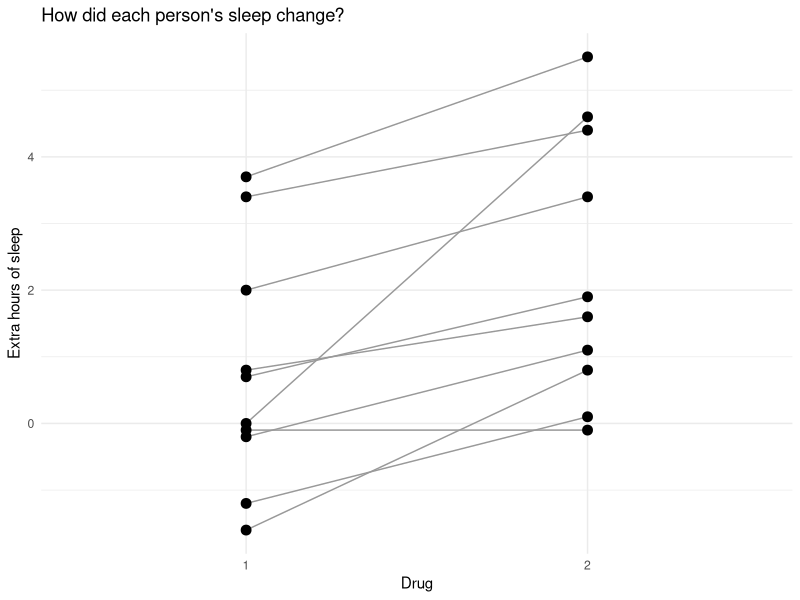
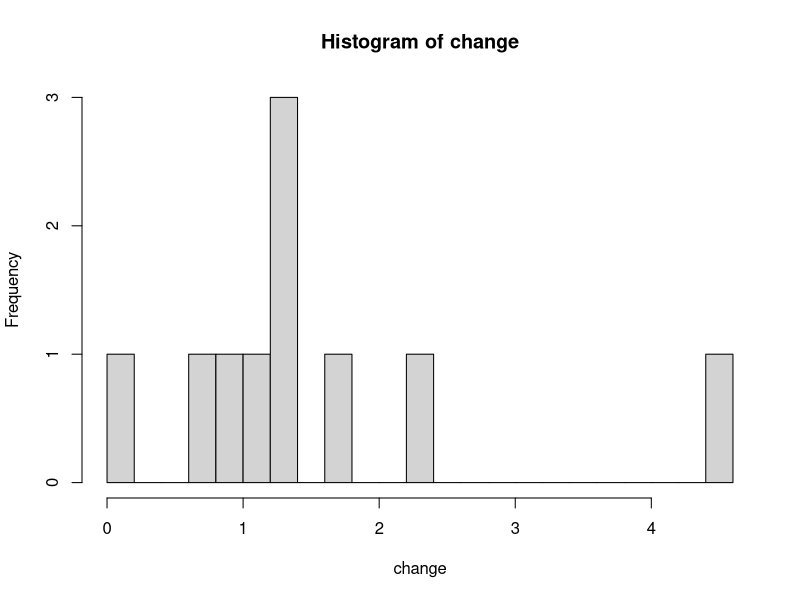
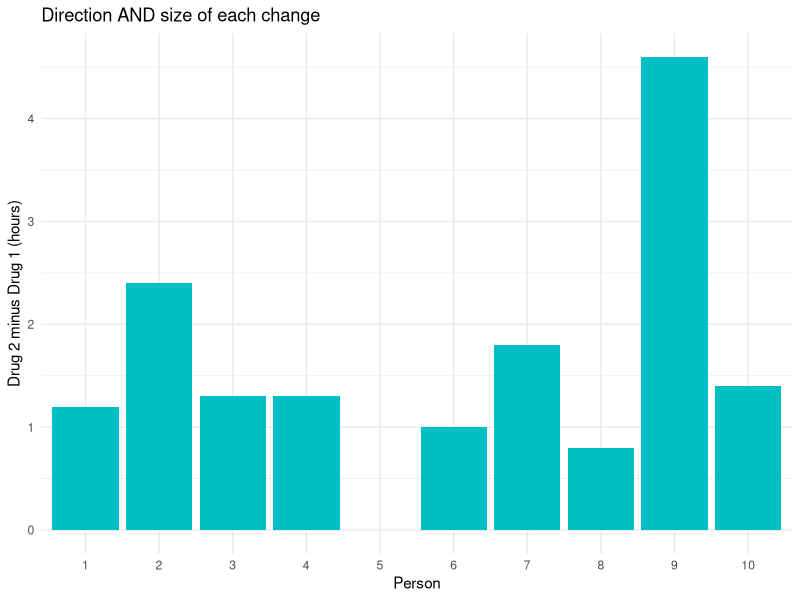
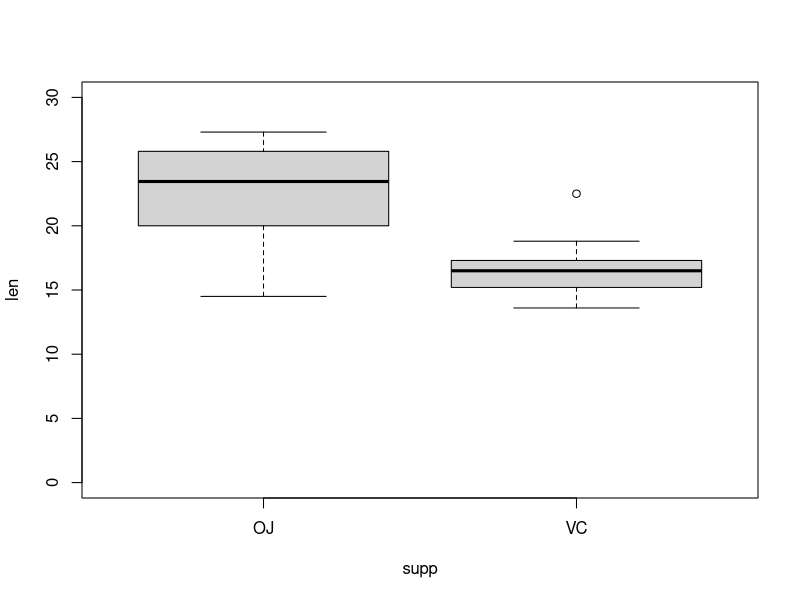
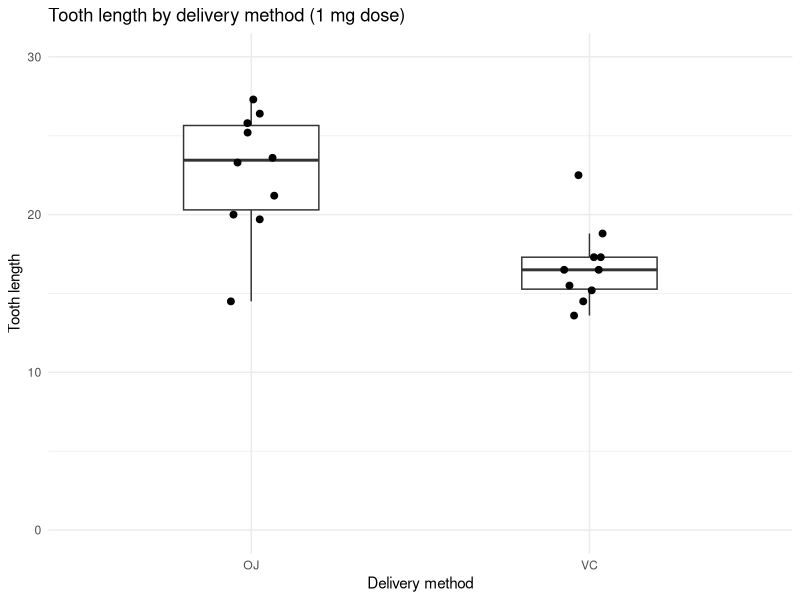
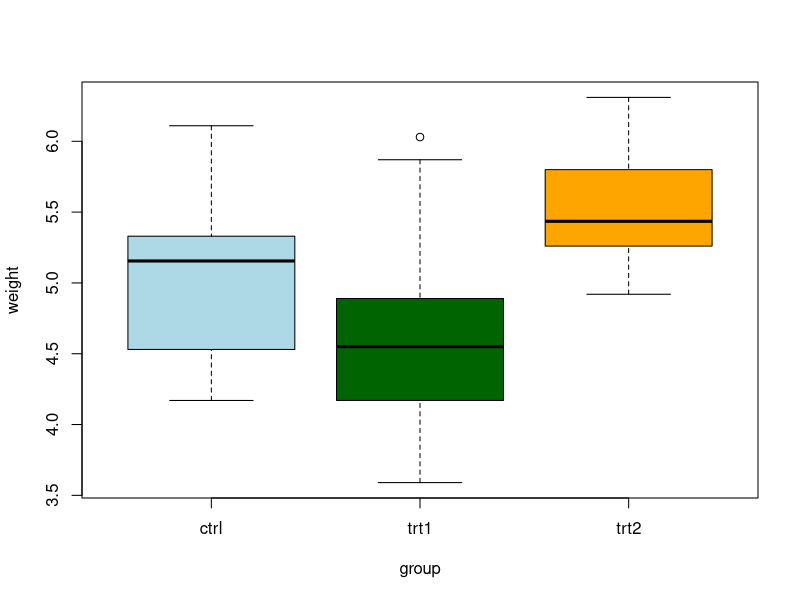
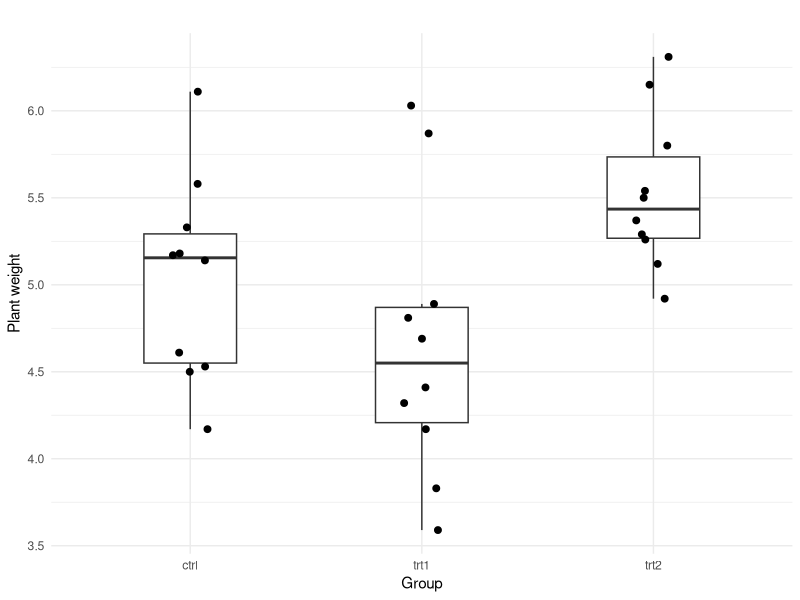
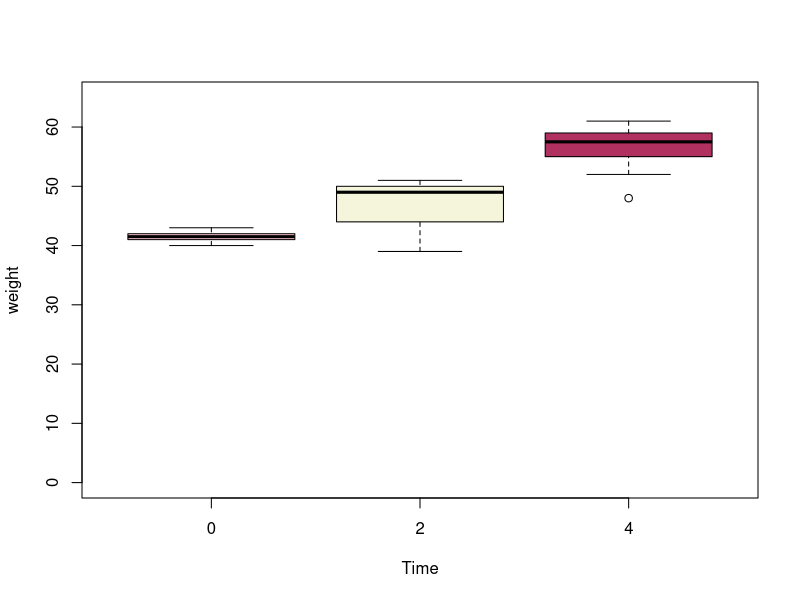

R code for these plots, in order: (Note: this script raises an error after producing the figures.)
# PSY 300: Nonparametric tests
# November 19, 2026

library(ggplot2)

# ------------------------------------------------------------
# 1. RELATED MEASUREMENTS: SIGN TEST AND WILCOXON SIGNED-RANK
# ------------------------------------------------------------
# sleep: the same 10 people received two sleep drugs.
# 'extra' is the increase in sleep (hours) compared with baseline.

data(sleep)
head(sleep)

# Each line connects the SAME person under the two drugs.
ggplot(sleep, aes(x = group, y = extra, group = ID)) +
  geom_line(color = "gray60") +
  geom_point(size = 3) +
  labs(title = "How did each person's sleep change?",
       x = "Drug", y = "Extra hours of sleep") +
  theme_minimal()

# Measurements are ordered by participant ID within each group.
drug1 <- sleep$extra[sleep$group == 1]
drug2 <- sleep$extra[sleep$group == 2]
change <- drug2 - drug1

# See every person's difference.
changes <- data.frame(person = 1:10, change = change)

# easy plot
hist(change, breaks = 20)

# more involved plot
ggplot(changes, aes(x = factor(person), y = change, fill = change > 0)) +
  geom_col(show.legend = FALSE) +
  labs(title = "Direction AND size of each change",
       x = "Person", y = "Drug 2 minus Drug 1 (hours)") +
  theme_minimal()


# WILCOXON SIGNED-RANK: ranks the absolute differences,
# then considers whether the larger ranks tend to be positive or negative.
wilcox.test(drug2, drug1, paired = TRUE)

# Some participants have differences of exactly zero, and some
# differences have the same absolute value (ties).
# Because of this, R cannot calculate the usual exact p-value
# and instead uses a normal approximation.

# Familiar counterpart: paired t-test uses raw differences.
t.test(drug2, drug1, paired = TRUE)

# APA write-up:
# A Wilcoxon signed-rank test indicated that sleep duration
# differed significantly between the two drugs,
# W = 45, p = .009.
#
# Note: R labels the statistic V, but we report it as W
# using conventional Wilcoxon signed-rank notation.

# ------------------------------------------------------------
# 2. TWO INDEPENDENT GROUPS: MANN-WHITNEY U
# ------------------------------------------------------------
# ToothGrowth: guinea pig tooth length for two vitamin C delivery methods.
# We use only the 1 mg dose so the dose is the same in both groups.

data(ToothGrowth)
teeth <- subset(ToothGrowth, dose == 1)

# simple plot
boxplot(len ~ supp, data = teeth, ylim = c(0,30))

# more involved plot
ggplot(teeth, aes(x = supp, y = len)) +
  geom_boxplot(width = 0.4, outlier.shape = NA) +
  geom_jitter(width = 0.08, height = 0, size = 2) +
  labs(title = "Tooth length by delivery method (1 mg dose)",
       x = "Delivery method", y = "Tooth length") +
  coord_cartesian(ylim = c(0, 30)) +
  theme_minimal()

# R calls this the Wilcoxon rank-sum test.
wilcox.test(len ~ supp, data = teeth, exact = FALSE)

# Familiar counterpart: independent-samples t-test.
t.test(len ~ supp, data = teeth)

# APA write-up:
# A Mann-Whitney U test indicated that tooth length  differed significantly between the
# two vitamin C delivery methods,
# U = 88.4, p = .004.
# Note: R labels the statistic W, but we report the
# corresponding Mann-Whitney U statistic.

# ------------------------------------------------------------
# 3. THREE INDEPENDENT GROUPS: KRUSKAL-WALLIS
# ------------------------------------------------------------
# PlantGrowth: plant weights under three conditions.

data(PlantGrowth)

# simple plot
boxplot(weight ~ group, data = PlantGrowth, col = c("lightblue", "darkgreen", "orange"))

ggplot(PlantGrowth, aes(x = group, y = weight)) +
  geom_boxplot(width = 0.4, outlier.shape = NA) +
  geom_jitter(width = 0.08, height = 0, size = 2) +
  labs(title = "",
       x = "Group", y = "Plant weight") +
  theme_minimal()

kruskal.test(weight ~ group, data = PlantGrowth) # would follow this up with mann whitney

# Pairwise Mann-Whitney U tests
# Bonferroni correction for multiple comparisons
pairwise.wilcox.test(PlantGrowth$weight,
                     PlantGrowth$group,
                     p.adjust.method = "fdr")

# Familiar counterpart: one-way ANOVA.
summary(aov(weight ~ group, data = PlantGrowth))

# APA write-up:
# A Kruskal-Wallis test indicated that plant weight
# significantly differed across the
# three experimental conditions,
# H(2) = 7.99, p = .018.
#
# Note: R labels the statistic "Kruskal-Wallis chi-squared,"
# but H is conventional notation for this test.

# ------------------------------------------------------------
# 4. THREE RELATED MEASUREMENTS: FRIEDMAN TEST
# ------------------------------------------------------------
# ChickWeight: chicks weighed repeatedly over time.
# Focus on chicks 1–10, measured on days 0, 2, and 4.

data(ChickWeight)
# We want to examine how chicks' weights change over time.
# To keep things simple, we'll look at the first 10 chicks
# and only three measurement occasions (days 0, 2, and 4).

chicks <- subset(ChickWeight, Chick %in% 1:10)
chicks <- subset(chicks, Time %in% c(0, 2, 4))

# simple
boxplot(weight ~ Time, data = chicks, ylim = c(0,65),
        col = c("pink", "beige", "maroon"))

# Each line follows one chick across time.
ggplot(chicks, aes(x = Time, y = weight, group = Chick)) +
  geom_line(color = "gray55") +
  geom_point(size = 2) +
  scale_x_continuous(breaks = c(0, 2, 4)) +
  labs(title = "The same chicks measured three times",
       x = "Day", y = "Weight (grams)") +
  theme_minimal()

# Friedman compares ranks WITHIN each chick.
friedman.test(weight ~ Time | Chick, data = chicks)

# Familiar counterpart: repeated-measures ANOVA.
summary(aov(weight ~ factor(Time) + Error(Chick/factor(Time)), data = chicks))



# Pairwise comparisons with FDR correction
pairwise.t.test(chicks$weight, chicks$Time,
                paired = TRUE,
                p.adjust.method = "fdr")


# APA write-up:
# A Friedman test indicated that chick weight
# [did/did not] differ significantly across the
# three measurement occasions,
# chi-square(2) = 18.20, p = .001.
#
# Note: Friedman results are commonly reported using
# the chi-square statistic (report actual symbol) and its degrees of freedom.
